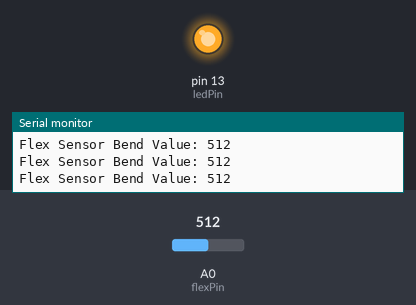
Bench run of a sketch on a simulated Arduino Uno, built with avr-gcc and run on an emulated ATmega328P. Shown: output pins drawn as LEDs (lit = HIGH), the last lines printed to the serial monitor. The inputs (shaded band) are chosen by the test bench; at power-on: A0 (flexPin) = 512.

Above: at 1.2 s.
1.3 s: A0 (flexPin) set to 316
4.3 s: A0 (flexPin) set to 289
At 4.7 s:
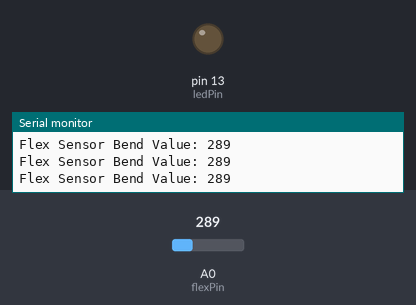
5.8 s: A0 (flexPin) set to 306
At 6.2 s:
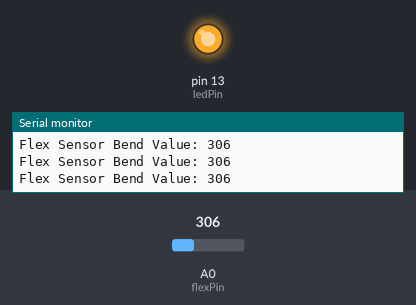
8.8 s: A0 (flexPin) set to 290
At 9.1 s:
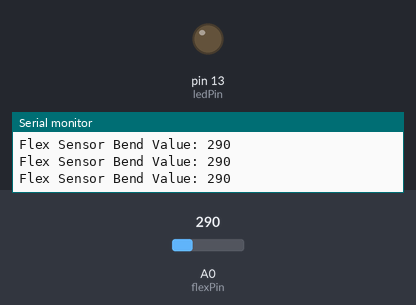
Timing chart, 0 to 11.8 s (numbered marks = the images above; inputs shaded):
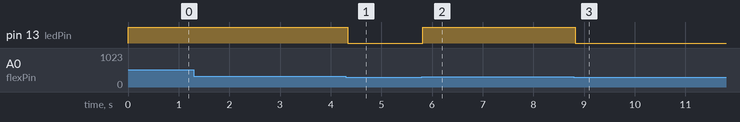

Measured:
- the behaviour switches between 301 and 300 on A0 (flexPin) (found by bisection; images 0 and 1)
- after the input at 4.3 s, pin 13 (ledPin): HIGH → LOW at once
- after the input at 5.8 s, pin 13 (ledPin): LOW → HIGH at once
- after the input at 8.8 s, pin 13 (ledPin): HIGH → LOW at once

The sketch:

Arduino_Flex_Sensor.ino
```cpp
const int flexPin = A0; //Analog input to read flex sensor data
const int ledPin = 13; //Digital Out to connect LED

void setup()
{
  Serial.begin(9600);
  pinMode(ledPin,OUTPUT);
}

void loop()
{
  int flexValue;
  flexValue = analogRead(flexPin);
  Serial.print("Flex Sensor Bend Value: ");
  Serial.println(flexValue);

  if(flexValue>300)
     digitalWrite(ledPin,HIGH);
  else
    digitalWrite(ledPin,LOW);

  delay(20);
}
```
